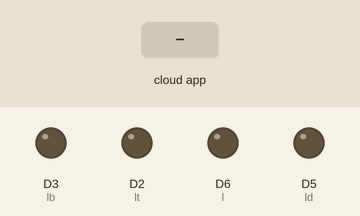
The sketch below on a simulated ESP8266 (NodeMCU). Shown: output pins drawn as LEDs (lit = HIGH). Inputs (shaded band) come from the test bench. WiFi joins after 1.5 s; servers stay silent unless stated; the Firebase database answers and starts empty; what the sketch prints to the serial monitor is not drawn.

Above: at 2.7 s.
2.8 s: the phone or cloud app sets lampu to off
At 4.0 s:
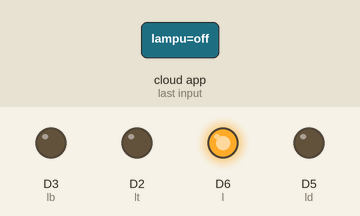
4.8 s: the phone or cloud app sets lampu_belakang to off
At 5.8 s:
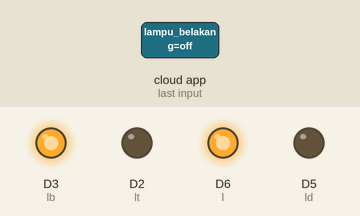
6.6 s: the phone or cloud app sets lampu to on
At 8.3 s:
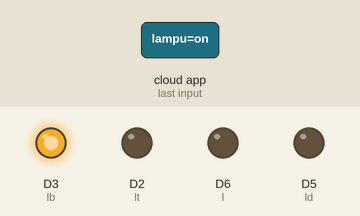
9.0 s: the phone or cloud app sets lampu_depan to off
At 10.2 s:
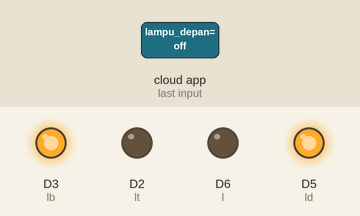
10.8 s: the phone or cloud app sets lampu_belakang to on
At 12.1 s:
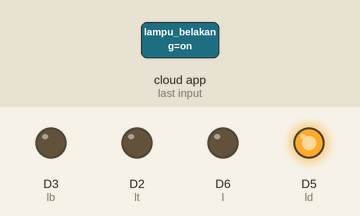
12.6 s: the phone or cloud app sets lampu_tengah to off
At 13.9 s:
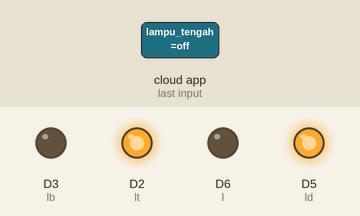
Timing chart, 0 to 15.4 s (numbered marks = the images above; inputs shaded):
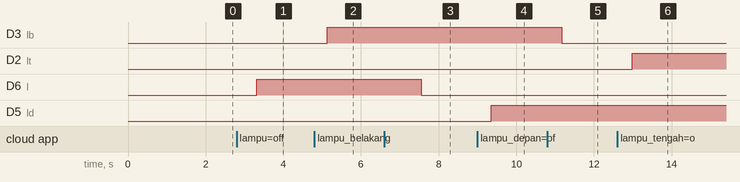

The sketch:

nodemcu.ino
```cpp
#include "FirebaseESP8266.h"
#include <ESP8266WiFi.h>

const char* ssid = "Apartemen Borobudur";
const char* password = "guegakngerti";

FirebaseData firebaseData;

//int trigPin = D1;
//int echoPin = D7;
int l = D6;
int ld = D5;
int lt = D2;
int lb = D3;

int i = 0;
int m = 0;
int k = 0;
int currentState = 0;
int previousState = 0;
int stateMasuk = 0;
int stateKeluar = 0;

void setup() {
 Serial.begin (9600);
// pinMode(trigPin, OUTPUT);
// pinMode(echoPin, INPUT);
 pinMode(l, OUTPUT);
 pinMode(ld, OUTPUT);
 pinMode(lt, OUTPUT);
 pinMode(lb, OUTPUT);

 konekWifi();
 Firebase.begin("https://uas-android-1c142.firebaseio.com/", "5qFYABWgVwP6rnWEUnu3IA75zeV4MuqhfyJBgEXJ");
}

void konekWifi() {
  WiFi.begin(ssid, password);
  //memulai menghubungkan ke wifi router
  while (WiFi.status() != WL_CONNECTED) {
    delay(500);
    Serial.print("."); //status saat mengkoneksikan
  }
  Serial.println("Sukses terkoneksi wifi!");
  Serial.println("IP Address:"); //alamat ip lokal
  Serial.println(WiFi.localIP());
}

void loop() {
   String lampu = "";
   String lampuBelakang = "";
   String lampuDepan = "";
   String lampuTengah = "";
  if(Firebase.getString(firebaseData, "/kelas/33/lampu")) {
    lampu = firebaseData.stringData();
    delay(1);
  }
  if(Firebase.getString(firebaseData, "/kelas/33/lampu_belakang")) {
    lampuBelakang = firebaseData.stringData();
    delay(1);
  }
  if(Firebase.getString(firebaseData, "/kelas/33/lampu_depan")) {
    lampuDepan = firebaseData.stringData();
    delay(1);
  }
  if(Firebase.getString(firebaseData, "/kelas/33/lampu_tengah")) {
    lampuTengah = firebaseData.stringData();
    delay(1);
  }
  if(lampu == "on") {
    digitalWrite(l, 0);
    Serial.println("lampu menyala");
  } else if(lampu == "off") {
    digitalWrite(l, 1);
  }
  if(lampuDepan == "on") {
    digitalWrite(ld, 0);
    Serial.println("lampu depan menyala");
  } else if(lampuDepan == "off") {
    digitalWrite(ld, 1);
  }
  if(lampuBelakang == "on") {
    digitalWrite(lb, 0);
    Serial.println("lampu belakang menyala");
  } else if(lampuBelakang == "off") {
    digitalWrite(lb, 1);
  }
  if(lampuTengah == "on") {
    digitalWrite(lt, 0);
    Serial.println("lampu tengah menyala");
  } else if(lampuTengah == "off") {
    digitalWrite(lt, 1);
  }
}
```

Measured:
- after the input at 2.8 s, D6 (l): LOW → HIGH after 0.52 s
- after the input at 4.8 s, D3 (lb): LOW → HIGH after 0.33 s
- after the input at 6.6 s, D6 (l): HIGH → LOW after 0.95 s
- after the input at 9.0 s, D5 (ld): LOW → HIGH after 0.36 s
- after the input at 10.8 s, D3 (lb): HIGH → LOW after 0.37 s
- after the input at 12.6 s, D2 (lt): LOW → HIGH after 0.39 s
